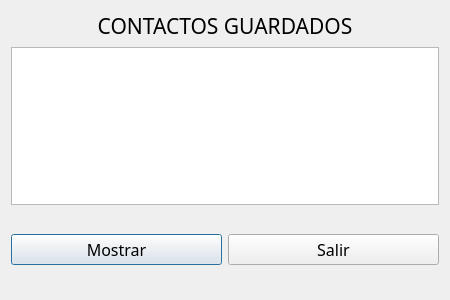
<?xml version="1.0" encoding="UTF-8"?>
<ui version="4.0">
 <class>Mostrar</class>
 <widget class="QDialog" name="Mostrar">
  <property name="geometry">
   <rect>
    <x>0</x>
    <y>0</y>
    <width>450</width>
    <height>300</height>
   </rect>
  </property>
  <property name="windowTitle">
   <string>Contactos</string>
  </property>
  <layout class="QGridLayout" name="gridLayout">
   <item row="0" column="0">
    <layout class="QVBoxLayout" name="verticalLayout_2">
     <item>
      <widget class="QLabel" name="label">
       <property name="font">
        <font>
         <family>mononoki Nerd Font</family>
         <pointsize>16</pointsize>
        </font>
       </property>
       <property name="text">
        <string>&lt;html&gt;&lt;head/&gt;&lt;body&gt;&lt;p align=&quot;center&quot;&gt;&lt;span style=&quot; font-size:16pt;&quot;&gt;CONTACTOS GUARDADOS&lt;/span&gt;&lt;/p&gt;&lt;/body&gt;&lt;/html&gt;</string>
       </property>
       <property name="textFormat">
        <enum>Qt::RichText</enum>
       </property>
      </widget>
     </item>
     <item>
      <widget class="QPlainTextEdit" name="plainTextEdit">
       <property name="font">
        <font>
         <family>mononoki Nerd Font</family>
         <pointsize>12</pointsize>
         <italic>true</italic>
        </font>
       </property>
      </widget>
     </item>
     <item>
      <layout class="QVBoxLayout" name="verticalLayout">
       <item>
        <spacer name="verticalSpacer">
         <property name="orientation">
          <enum>Qt::Vertical</enum>
         </property>
         <property name="sizeHint" stdset="0">
          <size>
           <width>20</width>
           <height>40</height>
          </size>
         </property>
        </spacer>
       </item>
       <item>
        <layout class="QHBoxLayout" name="horizontalLayout">
         <item>
          <widget class="QPushButton" name="pushButton">
           <property name="font">
            <font>
             <family>mononoki Nerd Font</family>
             <pointsize>12</pointsize>
            </font>
           </property>
           <property name="cursor">
            <cursorShape>PointingHandCursor</cursorShape>
           </property>
           <property name="text">
            <string>Mostrar</string>
           </property>
          </widget>
         </item>
         <item>
          <widget class="QPushButton" name="pushButton_2">
           <property name="font">
            <font>
             <family>mononoki Nerd Font</family>
             <pointsize>12</pointsize>
            </font>
           </property>
           <property name="cursor">
            <cursorShape>PointingHandCursor</cursorShape>
           </property>
           <property name="text">
            <string>Salir</string>
           </property>
          </widget>
         </item>
        </layout>
       </item>
       <item>
        <spacer name="verticalSpacer_2">
         <property name="orientation">
          <enum>Qt::Vertical</enum>
         </property>
         <property name="sizeHint" stdset="0">
          <size>
           <width>20</width>
           <height>40</height>
          </size>
         </property>
        </spacer>
       </item>
      </layout>
     </item>
    </layout>
   </item>
  </layout>
 </widget>
 <resources/>
 <connections/>
</ui>
